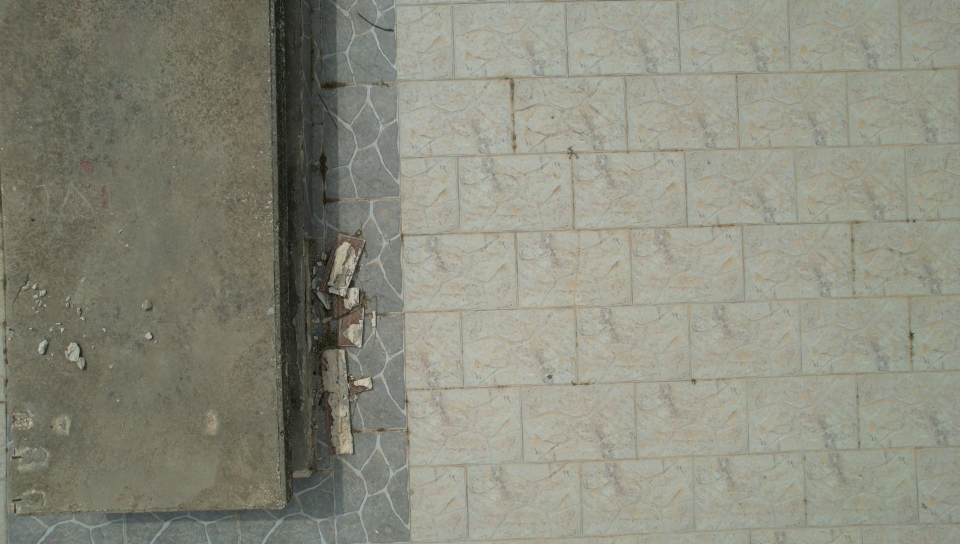
#> input picture data/DEV-SESSION-20260427T112451Z/frames/frame_0001.jpg, 1920 x 1088 px (shown at 1/2 size)
$ python -i matcher_image_baseline.py   (imports and definitions only)
#> lines starting #> are read from the running program, lines starting #| are printed output that depends on the picture
"""Simple image-based matcher baseline for recursive sequence experiments."""

from __future__ import annotations

from dataclasses import dataclass
import math
from pathlib import Path

from PIL import Image, ImageChops, ImageFilter, ImageOps, ImageStat


COMPARISON_SIZE_PX = (32, 32)
MIN_ACCEPTED_MATCH_SCORE = 0.70
MIN_TEMPLATE_TEXTURE_STDDEV = 4.0
CENTER_DISTANCE_SCORE_PENALTY = 0.12
INTENSITY_SCORE_WEIGHT = 0.35
REFINEMENT_TOP_CANDIDATES = 3
RUNNER_UP_MIN_SEPARATION_PX = 6


@dataclass(frozen=True)
class ImageBaselineMatchDecision:
    """Outcome of one simple image-baseline measurement update."""

    accepted: bool
    estimate_source: str
    confidence_radius_m: float
    estimated_pixel_x: float
    estimated_pixel_y: float
    match_score: float | None
    runner_up_match_score: float | None


class ImageBaselineMatcher:
    """Match a north-up frame template against a calibrated map crop."""

    def __init__(self, map_image_path: Path) -> None:
        self.map_image_path = map_image_path
        self._map_edge_image = _load_edge_image(map_image_path)

    # [182 lines left out: function match_frame, not called in this run]


@dataclass(frozen=True)
class MatchCandidate:
    """Scored candidate position inside one search crop."""

    local_x: int
    local_y: int
    visual_score: float
    rank_score: float


# [5 lines left out: function _build_candidate_positions, not called in this run]


def _load_edge_image(image_path: Path) -> Image.Image:
    with Image.open(image_path) as image:
#> image is the input picture: PIL image 1920x1088 RGB; mean R, G, B 138.8, 139.1, 125.1
        grayscale = image.convert("L")
        grayscale = ImageOps.autocontrast(grayscale)
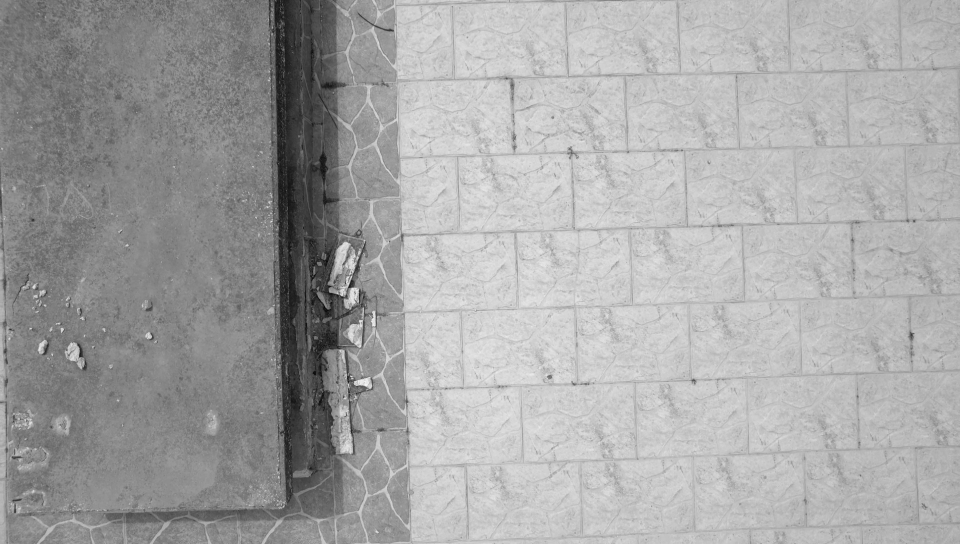
#> grayscale: PIL image 1920x1088 L (shown at 1/2 size); min 0, max 255, mean 165.4
        edges = grayscale.filter(ImageFilter.FIND_EDGES)
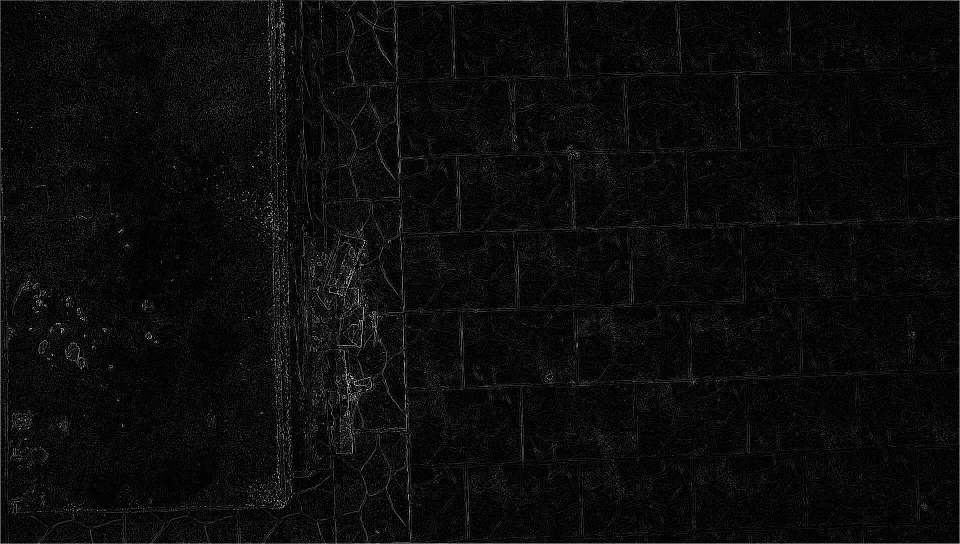
#> edges: PIL image 1920x1088 L (shown at 1/2 size); min 0, max 255, mean 11.5
        return ImageOps.autocontrast(edges).copy()


# [183 lines left out: functions _load_frame_template, _prepare_match_image, _score_images, _collect_candidates, _collect_refined_candidates, _score_candidate and 2 more, not called in this run]


def _image_texture_stddev(image: Image.Image) -> float:
    return ImageStat.Stat(image).stddev[0]


# [20 lines left out: functions _is_match_acceptable, _derive_confidence_radius_m, not called in this run]

>>> result = _load_edge_image('../../../data/DEV-SESSION-20260427T112451Z/frames/frame_0001.jpg')

$ run again, on data/DEV-SESSION-20260427T112451Z/frames/frame_0003.jpg
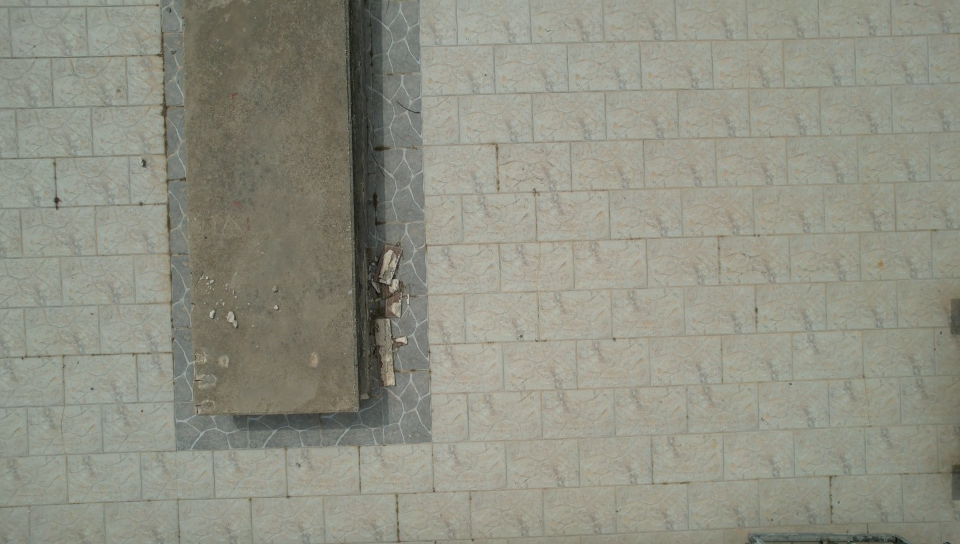
#> input picture data/DEV-SESSION-20260427T112451Z/frames/frame_0003.jpg, 1920 x 1088 px (shown at 1/2 size)
#> in _load_edge_image, image is the input picture: PIL image 1920x1088 RGB; mean R, G, B 143.7, 144.3, 131.1
#> in _load_edge_image, `grayscale = ImageOps.autocontrast(grayscale)`:
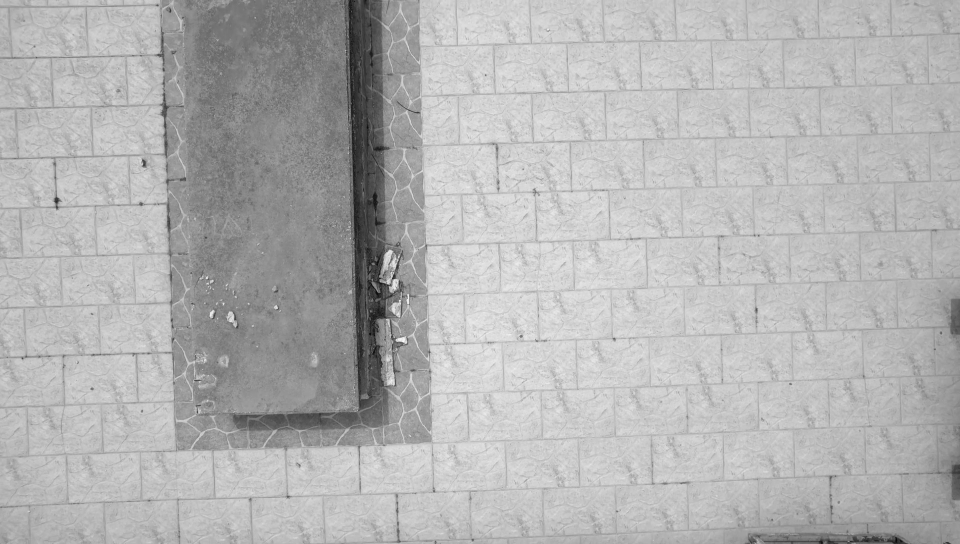
#> grayscale: PIL image 1920x1088 L (shown at 1/2 size); min 0, max 254, mean 179.1
#> in _load_edge_image, `edges = grayscale.filter(ImageFilter.FIND_EDGES)`:
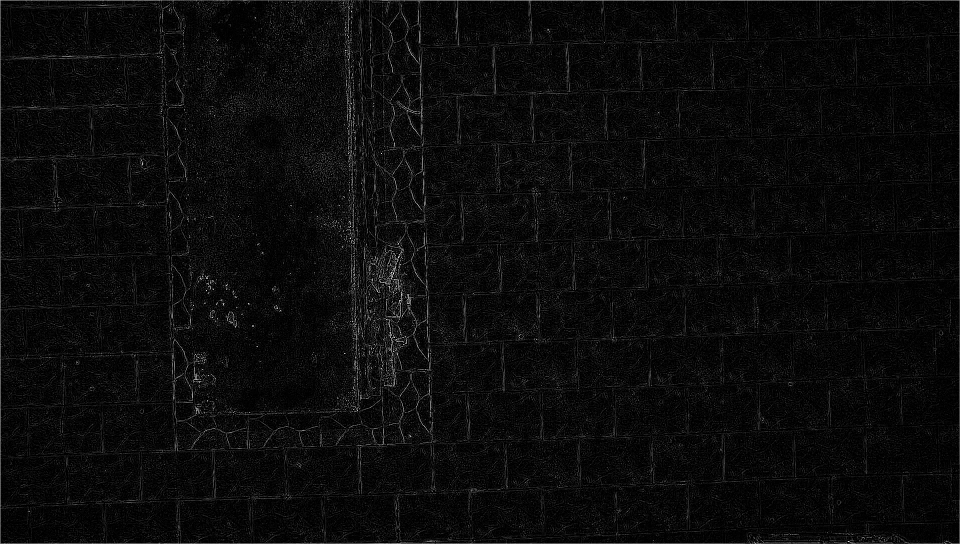
#> edges: PIL image 1920x1088 L (shown at 1/2 size); min 0, max 255, mean 11.2

$ run again, on data/DEV-SESSION-20260427T112451Z/frames/frame_0004.jpg
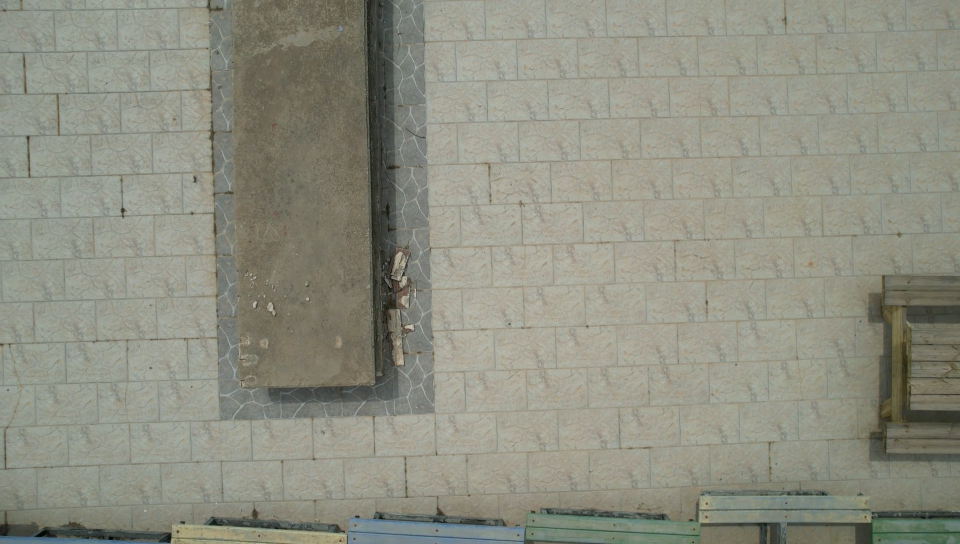
#> input picture data/DEV-SESSION-20260427T112451Z/frames/frame_0004.jpg, 1920 x 1088 px (shown at 1/2 size)
#> in _load_edge_image, image is the input picture: PIL image 1920x1088 RGB; mean R, G, B 142.1, 143, 129.4
#> in _load_edge_image, `grayscale = ImageOps.autocontrast(grayscale)`:
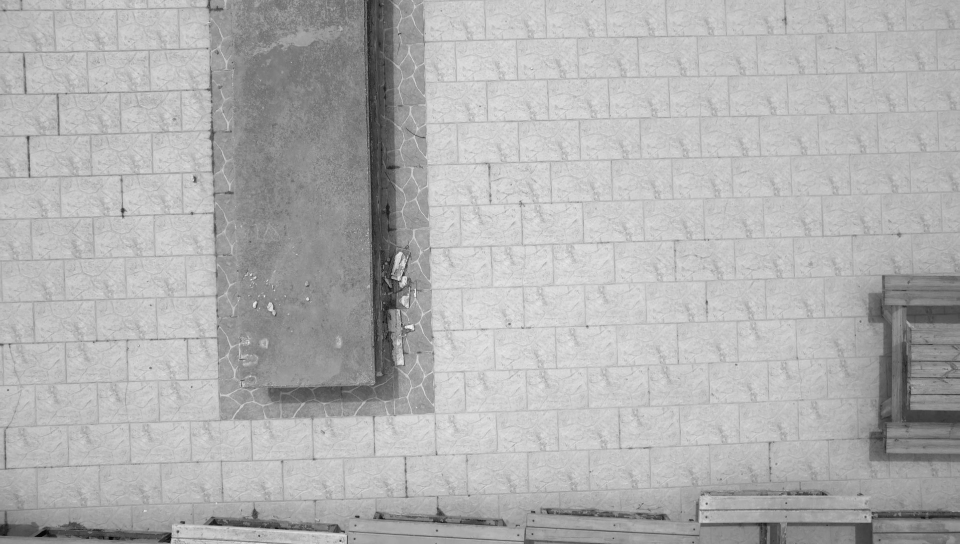
#> grayscale: PIL image 1920x1088 L (shown at 1/2 size); min 0, max 255, mean 176.5
#> in _load_edge_image, `edges = grayscale.filter(ImageFilter.FIND_EDGES)`:
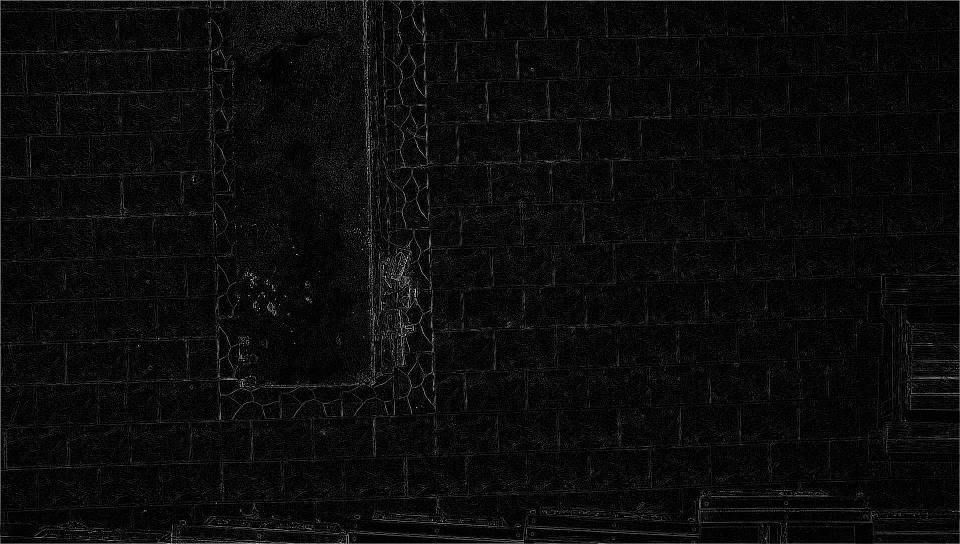
#> edges: PIL image 1920x1088 L (shown at 1/2 size); min 0, max 255, mean 11.4
